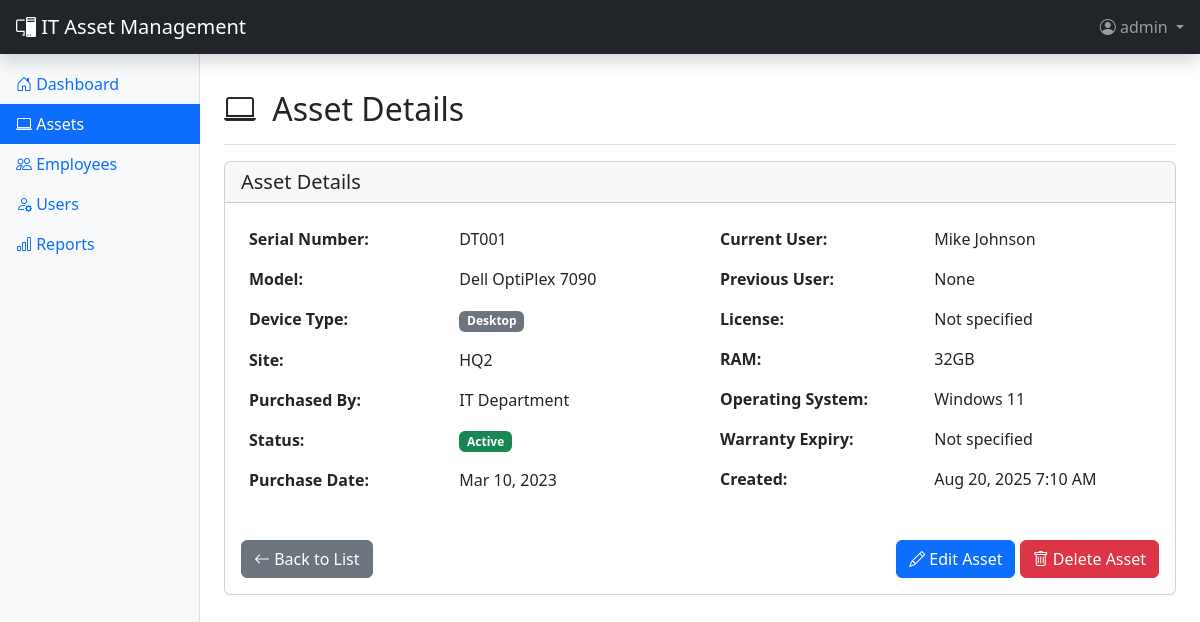
The app's page /assets.php?action=view&id=3 (signed in) with its own data.
### tables this page shows
CREATE TABLE assets (
    id INT AUTO_INCREMENT PRIMARY KEY,
    serial_number VARCHAR(100) NOT NULL UNIQUE,
    model VARCHAR(100),
    device_type ENUM('Laptop', 'Desktop', 'Projector', 'Monitor', 'Tablet', 'Phone', 'Server', 'Printer', 'Other') NOT NULL,
    site VARCHAR(50),
    purchased_by VARCHAR(100),
    current_user_id INT,
    previous_user_id INT,
    license VARCHAR(255),
    status ENUM('Active', 'Spare', 'Retired', 'Maintenance', 'Lost') DEFAULT 'Active',
    ram VARCHAR(20),
    os VARCHAR(50),
    purchase_date DATE,
    warranty_expiry DATE,
    notes TEXT,
    created_at TIMESTAMP DEFAULT CURRENT_TIMESTAMP,
    updated_at TIMESTAMP DEFAULT CURRENT_TIMESTAMP ON UPDATE CURRENT_TIMESTAMP,
    FOREIGN KEY (current_user_id) REFERENCES employees(id) ON DELETE SET NULL,
    FOREIGN KEY (previous_user_id) REFERENCES employees(id) ON DELETE SET NULL
);

CREATE TABLE employees (
    id INT AUTO_INCREMENT PRIMARY KEY,
    name VARCHAR(100) NOT NULL,
    department VARCHAR(100),
    company VARCHAR(100),
    email VARCHAR(100) UNIQUE,
    created_at TIMESTAMP DEFAULT CURRENT_TIMESTAMP,
    updated_at TIMESTAMP DEFAULT CURRENT_TIMESTAMP ON UPDATE CURRENT_TIMESTAMP
);

### config/database.php (called while the page is built, shortened)
<?php
class Database {
    private $host = 'localhost';
    private $db_name = 'itam_system';
    private $username = 'root';
    private $password = '';
    private $charset = 'utf8mb4';
    public function getConnection() {
        $this->conn = null;
        try {
            $dsn = "mysql:host=" . $this->host . ";dbname=" . $this->db_name . ";charset=" . $this->charset;
            $options = [
                PDO::ATTR_ERRMODE => PDO::ERRMODE_EXCEPTION,
                PDO::ATTR_DEFAULT_FETCH_MODE => PDO::FETCH_ASSOC,
                PDO::ATTR_EMULATE_PREPARES => false,
            ];
            $this->conn = new PDO($dsn, $this->username, $this->password, $options);
        } catch(PDOException $e) {
            echo "Connection Error: " . $e->getMessage();
            exit;
        }
        return $this->conn;
    }
}
function getDB() {
    static $db = null;
    if ($db === null) {
        $database = new Database();
        $db = $database->getConnection();
    }
    return $db;
}
?>

### models/models.php (called while the page is built, shortened)
<?php
class Asset {
    private $db;
    public function __construct() {
        $this->db = getDB();
    }
    public function getById($id) {
        $stmt = $this->db->prepare("SELECT a.*,
                                           cu.name as current_user_name,
                                           pu.name as previous_user_name
                                    FROM assets a
                                    LEFT JOIN employees cu ON a.current_user_id = cu.id
                                    LEFT JOIN employees pu ON a.previous_user_id = pu.id
                                    WHERE a.id = ?");
        $stmt->execute([$id]);
        return $stmt->fetch();
    }
}
?>

### assets.php (the view, shortened to what this page needs)
<?php
require_once 'config/database.php';
require_once 'models/models.php';
$assetModel = new Asset();
$action = $_GET['action'] ?? 'list';
$id = $_GET['id'] ?? null;
$asset = null;
if (($action == 'edit' || $action == 'view') && $id) {
    $asset = $assetModel->getById($id);
}
?>
<div class="d-flex justify-content-between flex-wrap flex-md-nowrap align-items-center pt-3 pb-2 mb-3 border-bottom">
    <h1 class="h2">
        <i class="bi bi-laptop me-2"></i>
        <?php
        switch($action) {
            case 'view': echo 'Asset Details'; break;
        }
        ?>
    </h1>
</div>
<?php if ($action == 'list'): ?>
    <div class="card mb-4">
        <div class="card-body">
            <form method="GET" class="row g-3">
                <div class="col-md-4">
                    <label for="search" class="form-label">Search</label>
                    <input type="text" class="form-control" id="search" name="search"
                           placeholder="Serial number, model, user..."
                           value="<?php echo htmlspecialchars($_GET['search'] ?? ''); ?>">
                </div>
                <div class="col-md-3">
                    <label for="device_type" class="form-label">Device Type</label>
                    <select class="form-select" id="device_type" name="device_type">
                        <option value="">All Types</option>
                        <option value="Laptop" <?php echo ($_GET['device_type'] ?? '') == 'Laptop' ? 'selected' : ''; ?>>Laptop</option>
                        <option value="Desktop" <?php echo ($_GET['device_type'] ?? '') == 'Desktop' ? 'selected' : ''; ?>>Desktop</option>
                        <option value="Monitor" <?php echo ($_GET['device_type'] ?? '') == 'Monitor' ? 'selected' : ''; ?>>Monitor</option>
                        <option value="Projector" <?php echo ($_GET['device_type'] ?? '') == 'Projector' ? 'selected' : ''; ?>>Projector</option>
                        <option value="Tablet" <?php echo ($_GET['device_type'] ?? '') == 'Tablet' ? 'selected' : ''; ?>>Tablet</option>
                        <option value="Phone" <?php echo ($_GET['device_type'] ?? '') == 'Phone' ? 'selected' : ''; ?>>Phone</option>
                        <option value="Server" <?php echo ($_GET['device_type'] ?? '') == 'Server' ? 'selected' : ''; ?>>Server</option>
                        <option value="Printer" <?php echo ($_GET['device_type'] ?? '') == 'Printer' ? 'selected' : ''; ?>>Printer</option>
                        <option value="Other" <?php echo ($_GET['device_type'] ?? '') == 'Other' ? 'selected' : ''; ?>>Other</option>
                    </select>
                </div>
                <div class="col-md-3">
                    <label for="status" class="form-label">Status</label>
                    <select class="form-select" id="status" name="status">
                        <option value="">All Status</option>
                        <option value="Active" <?php echo ($_GET['status'] ?? '') == 'Active' ? 'selected' : ''; ?>>Active</option>
                        <option value="Spare" <?php echo ($_GET['status'] ?? '') == 'Spare' ? 'selected' : ''; ?>>Spare</option>
                        <option value="Retired" <?php echo ($_GET['status'] ?? '') == 'Retired' ? 'selected' : ''; ?>>Retired</option>
                        <option value="Maintenance" <?php echo ($_GET['status'] ?? '') == 'Maintenance' ? 'selected' : ''; ?>>Maintenance</option>
                        <option value="Lost" <?php echo ($_GET['status'] ?? '') == 'Lost' ? 'selected' : ''; ?>>Lost</option>
                    </select>
                </div>
                <div class="col-md-2">
                    <label class="form-label">&nbsp;</label>
                    <div class="d-grid">
                        <button type="submit" class="btn btn-primary">
                            <i class="bi bi-search"></i> Search
                        </button>
                    </div>
                </div>
            </form>
        </div>
    </div>
    <div class="card">
        <div class="card-body">
            <div class="table-responsive">
                <table class="table table-striped table-hover">
                    <thead class="table-dark">
                        <tr>
                            <th>Serial Number</th>
                            <th>Model</th>
                            <th>Device Type</th>
                            <th>Site</th>
                            <th>Current User</th>
                            <th>Status</th>
                            <th>Actions</th>
                        </tr>
                    </thead>
                    <tbody>
                        <?php
                        $searchTerm = $_GET['search'] ?? '';
                        $filters = [
                            'device_type' => $_GET['device_type'] ?? '',
                            'status' => $_GET['status'] ?? ''
                        ];
                        $assets = $assetModel->getAll($searchTerm, $filters);
                        foreach($assets as $asset_item):
                        ?>
                        <tr>
                            <td><strong><?php echo htmlspecialchars($asset_item['serial_number']); ?></strong></td>
                            <td><?php echo htmlspecialchars($asset_item['model']); ?></td>
                            <td>
                                <span class="badge bg-secondary"><?php echo htmlspecialchars($asset_item['device_type']); ?></span>
                            </td>
                            <td><?php echo htmlspecialchars($asset_item['site']); ?></td>
                            <td><?php echo htmlspecialchars($asset_item['current_user_name'] ?: 'Unassigned'); ?></td>
                            <td>
                                <?php
                                $statusColors = [
                                    'Active' => 'success',
                                    'Spare' => 'info',
                                    'Retired' => 'warning',
                                    'Maintenance' => 'danger',
                                    'Lost' => 'dark'
                                ];
                                $color = $statusColors[$asset_item['status']] ?? 'secondary';
                                ?>
                                <span class="badge bg-<?php echo $color; ?> status-badge">
                                    <?php echo htmlspecialchars($asset_item['status']); ?>
                                </span>
                            </td>
                            <td class="table-actions">
                                <div class="btn-group btn-group-sm" role="group">
                                    <a href="assets.php?action=view&id=<?php echo $asset_item['id']; ?>"
                                       class="btn btn-outline-info" title="View">
                                        <i class="bi bi-eye"></i>
                                    </a>
                                    <a href="assets.php?action=edit&id=<?php echo $asset_item['id']; ?>"
                                       class="btn btn-outline-primary" title="Edit">
                                        <i class="bi bi-pencil"></i>
                                    </a>
                                    <button type="button" class="btn btn-outline-danger"
                                            onclick="deleteAsset(<?php echo $asset_item['id']; ?>)" title="Delete">
                                        <i class="bi bi-trash"></i>
                                    </button>
                                </div>
                            </td>
                        </tr>
                        <?php endforeach; ?>
                        <?php if(empty($assets)): ?>
                        <tr>
                            <td colspan="7" class="text-center text-muted py-4">
                                <i class="bi bi-inbox display-1"></i><br>
                                No assets found
                            </td>
                        </tr>
                        <?php endif; ?>
                    </tbody>
                </table>
            </div>
        </div>
    </div>
<?php elseif ($action == 'view'): ?>
    <div class="card">
        <div class="card-header">
            <h5 class="mb-0">Asset Details</h5>
        </div>
        <div class="card-body">
            <div class="row">
                <div class="col-md-6">
                    <table class="table table-borderless">
                        <tr>
                            <td class="fw-bold">Serial Number:</td>
                            <td><?php echo htmlspecialchars($asset['serial_number']); ?></td>
                        </tr>
                        <tr>
                            <td class="fw-bold">Model:</td>
                            <td><?php echo htmlspecialchars($asset['model']); ?></td>
                        </tr>
                        <tr>
                            <td class="fw-bold">Device Type:</td>
                            <td><span class="badge bg-secondary"><?php echo htmlspecialchars($asset['device_type']); ?></span></td>
                        </tr>
                        <tr>
                            <td class="fw-bold">Site:</td>
                            <td><?php echo htmlspecialchars($asset['site']); ?></td>
                        </tr>
                        <tr>
                            <td class="fw-bold">Purchased By:</td>
                            <td><?php echo htmlspecialchars($asset['purchased_by']); ?></td>
                        </tr>
                        <tr>
                            <td class="fw-bold">Status:</td>
                            <td>
                                <?php
                                $statusColors = [
                                    'Active' => 'success',
                                    'Spare' => 'info',
                                    'Retired' => 'warning',
                                    'Maintenance' => 'danger',
                                    'Lost' => 'dark'
                                ];
                                $color = $statusColors[$asset['status']] ?? 'secondary';
                                ?>
                                <span class="badge bg-<?php echo $color; ?>"><?php echo htmlspecialchars($asset['status']); ?></span>
                            </td>
                        </tr>
                        <tr>
                            <td class="fw-bold">Purchase Date:</td>
                            <td><?php echo $asset['purchase_date'] ? date('M j, Y', strtotime($asset['purchase_date'])) : 'Not specified'; ?></td>
                        </tr>
                    </table>
                </div>
                <div class="col-md-6">
                    <table class="table table-borderless">
                        <tr>
                            <td class="fw-bold">Current User:</td>
                            <td><?php echo htmlspecialchars($asset['current_user_name'] ?: 'Unassigned'); ?></td>
                        </tr>
                        <tr>
                            <td class="fw-bold">Previous User:</td>
                            <td><?php echo htmlspecialchars($asset['previous_user_name'] ?: 'None'); ?></td>
                        </tr>
                        <tr>
                            <td class="fw-bold">License:</td>
                            <td><?php echo htmlspecialchars($asset['license'] ?: 'Not specified'); ?></td>
                        </tr>
                        <tr>
                            <td class="fw-bold">RAM:</td>
                            <td><?php echo htmlspecialchars($asset['ram'] ?: 'Not specified'); ?></td>
                        </tr>
                        <tr>
                            <td class="fw-bold">Operating System:</td>
                            <td><?php echo htmlspecialchars($asset['os'] ?: 'Not specified'); ?></td>
                        </tr>
                        <tr>
                            <td class="fw-bold">Warranty Expiry:</td>
                            <td><?php echo $asset['warranty_expiry'] ? date('M j, Y', strtotime($asset['warranty_expiry'])) : 'Not specified'; ?></td>
                        </tr>
                        <tr>
                            <td class="fw-bold">Created:</td>
                            <td><?php echo date('M j, Y g:i A', strtotime($asset['created_at'])); ?></td>
                        </tr>
                    </table>
                </div>
            </div>
            <div class="d-flex justify-content-between mt-4">
                <a href="assets.php" class="btn btn-secondary">
                    <i class="bi bi-arrow-left"></i> Back to List
                </a>
                <div>
                    <a href="assets.php?action=edit&id=<?php echo $asset['id']; ?>" class="btn btn-primary">
                        <i class="bi bi-pencil"></i> Edit Asset
                    </a>
                    <button type="button" class="btn btn-danger" onclick="deleteAsset(<?php echo $asset['id']; ?>)">
                        <i class="bi bi-trash"></i> Delete Asset
                    </button>
                </div>
            </div>
        </div>
    </div>
<?php endif; ?>
<?php
require_once 'includes/layout.php';
?>

### records on screen
assets: serial_number "DT001", model "Dell OptiPlex 7090", device_type "Desktop", site "HQ2", purchased_by "IT Department", status "Active", purchase_date "Mar 10, 2023", current_user.name "Mike Johnson", license "Not specified", ram "32GB", os "Windows 11", created_at "Aug 20, 2025 7:10 AM"

### other values on screen
$currentUser['username'] "admin"
$asset['previous_user_name'] ?: 'None' "None"
